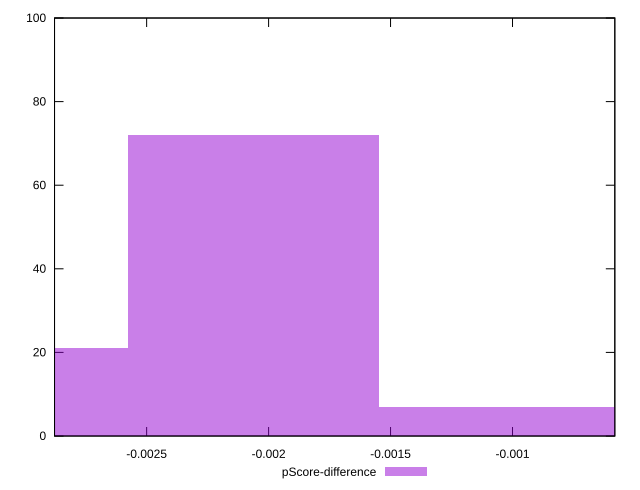

Recreate this plot in gnuplot.
reset

$pScoreDifference <<EOF
-0.002062451230497558 72
-0.0030936768457463367 21
-0.001031225615248779 7
EOF

set key outside below
set boxwidth 0.001031225615248779
set xrange [-0.0028776107480519286:-0.0005805743599470725]
set yrange [0:100]
set trange [0:100]
set style fill transparent solid 0.5 noborder
set terminal svg size 640, 490 enhanced background rgb 'white'
set output "reports/report_00031_2021-02-24T23-18-18.084Z/interactive/samples/card/pScore-difference/histogram.svg"

plot $pScoreDifference title "pScore-difference" with boxes

reset
